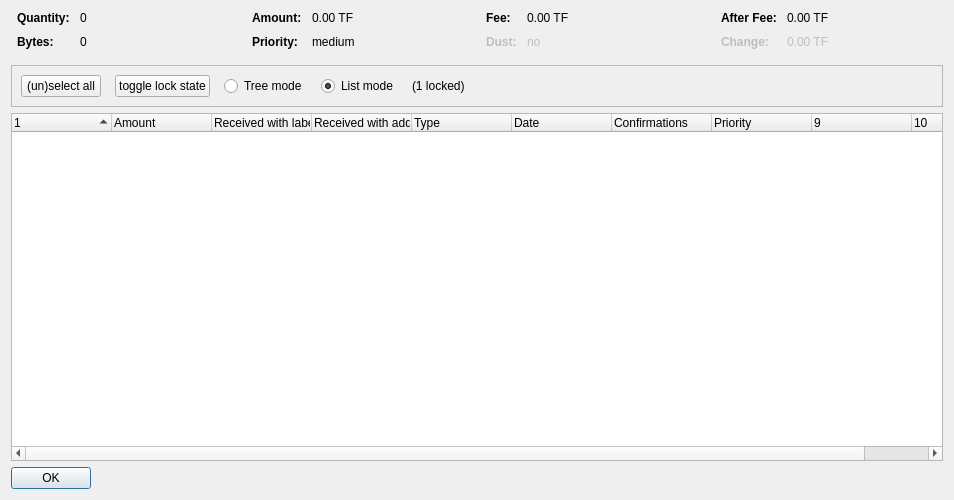
<?xml version="1.0" encoding="UTF-8"?>
<ui version="4.0">
 <class>CoinControlDialog</class>
 <widget class="QDialog" name="CoinControlDialog">
  <property name="geometry">
   <rect>
    <x>0</x>
    <y>0</y>
    <width>954</width>
    <height>500</height>
   </rect>
  </property>
  <property name="windowTitle">
   <string>Coin Selection</string>
  </property>
  <layout class="QVBoxLayout" name="verticalLayout">
   <item>
    <layout class="QHBoxLayout" name="horizontalLayoutTop" stretch="0,0,0,0">
     <property name="topMargin">
      <number>0</number>
     </property>
     <property name="bottomMargin">
      <number>10</number>
     </property>
     <item>
      <layout class="QFormLayout" name="formLayoutCoinControl1">
       <property name="horizontalSpacing">
        <number>10</number>
       </property>
       <property name="verticalSpacing">
        <number>10</number>
       </property>
       <property name="leftMargin">
        <number>6</number>
       </property>
       <property name="rightMargin">
        <number>6</number>
       </property>
       <item row="0" column="0">
        <widget class="QLabel" name="labelCoinControlQuantityText">
         <property name="font">
          <font>
           <weight>75</weight>
           <bold>true</bold>
          </font>
         </property>
         <property name="text">
          <string>Quantity:</string>
         </property>
        </widget>
       </item>
       <item row="0" column="1">
        <widget class="QLabel" name="labelCoinControlQuantity">
         <property name="cursor">
          <cursorShape>IBeamCursor</cursorShape>
         </property>
         <property name="contextMenuPolicy">
          <enum>Qt::ActionsContextMenu</enum>
         </property>
         <property name="text">
          <string notr="true">0</string>
         </property>
         <property name="textInteractionFlags">
          <set>Qt::LinksAccessibleByMouse|Qt::TextSelectableByKeyboard|Qt::TextSelectableByMouse</set>
         </property>
        </widget>
       </item>
       <item row="1" column="0">
        <widget class="QLabel" name="labelCoinControlBytesText">
         <property name="font">
          <font>
           <weight>75</weight>
           <bold>true</bold>
          </font>
         </property>
         <property name="text">
          <string>Bytes:</string>
         </property>
        </widget>
       </item>
       <item row="1" column="1">
        <widget class="QLabel" name="labelCoinControlBytes">
         <property name="cursor">
          <cursorShape>IBeamCursor</cursorShape>
         </property>
         <property name="contextMenuPolicy">
          <enum>Qt::ActionsContextMenu</enum>
         </property>
         <property name="text">
          <string notr="true">0</string>
         </property>
         <property name="textInteractionFlags">
          <set>Qt::LinksAccessibleByMouse|Qt::TextSelectableByKeyboard|Qt::TextSelectableByMouse</set>
         </property>
        </widget>
       </item>
      </layout>
     </item>
     <item>
      <layout class="QFormLayout" name="formLayoutCoinControl2">
       <property name="horizontalSpacing">
        <number>10</number>
       </property>
       <property name="verticalSpacing">
        <number>10</number>
       </property>
       <property name="leftMargin">
        <number>6</number>
       </property>
       <property name="rightMargin">
        <number>6</number>
       </property>
       <item row="0" column="0">
        <widget class="QLabel" name="labelCoinControlAmountText">
         <property name="font">
          <font>
           <weight>75</weight>
           <bold>true</bold>
          </font>
         </property>
         <property name="text">
          <string>Amount:</string>
         </property>
        </widget>
       </item>
       <item row="0" column="1">
        <widget class="QLabel" name="labelCoinControlAmount">
         <property name="cursor">
          <cursorShape>IBeamCursor</cursorShape>
         </property>
         <property name="contextMenuPolicy">
          <enum>Qt::ActionsContextMenu</enum>
         </property>
         <property name="text">
          <string notr="true">0.00 TF</string>
         </property>
         <property name="textInteractionFlags">
          <set>Qt::LinksAccessibleByMouse|Qt::TextSelectableByKeyboard|Qt::TextSelectableByMouse</set>
         </property>
        </widget>
       </item>
       <item row="1" column="0">
        <widget class="QLabel" name="labelCoinControlPriorityText">
         <property name="font">
          <font>
           <weight>75</weight>
           <bold>true</bold>
          </font>
         </property>
         <property name="text">
          <string>Priority:</string>
         </property>
        </widget>
       </item>
       <item row="1" column="1">
        <widget class="QLabel" name="labelCoinControlPriority">
         <property name="cursor">
          <cursorShape>IBeamCursor</cursorShape>
         </property>
         <property name="contextMenuPolicy">
          <enum>Qt::ActionsContextMenu</enum>
         </property>
         <property name="text">
          <string>medium</string>
         </property>
         <property name="textInteractionFlags">
          <set>Qt::LinksAccessibleByMouse|Qt::TextSelectableByKeyboard|Qt::TextSelectableByMouse</set>
         </property>
        </widget>
       </item>
      </layout>
     </item>
     <item>
      <layout class="QFormLayout" name="formLayoutCoinControl3">
       <property name="horizontalSpacing">
        <number>10</number>
       </property>
       <property name="verticalSpacing">
        <number>10</number>
       </property>
       <property name="leftMargin">
        <number>6</number>
       </property>
       <property name="rightMargin">
        <number>6</number>
       </property>
       <item row="0" column="0">
        <widget class="QLabel" name="labelCoinControlFeeText">
         <property name="font">
          <font>
           <weight>75</weight>
           <bold>true</bold>
          </font>
         </property>
         <property name="text">
          <string>Fee:</string>
         </property>
        </widget>
       </item>
       <item row="0" column="1">
        <widget class="QLabel" name="labelCoinControlFee">
         <property name="cursor">
          <cursorShape>IBeamCursor</cursorShape>
         </property>
         <property name="contextMenuPolicy">
          <enum>Qt::ActionsContextMenu</enum>
         </property>
         <property name="text">
          <string notr="true">0.00 TF</string>
         </property>
         <property name="textInteractionFlags">
          <set>Qt::LinksAccessibleByMouse|Qt::TextSelectableByKeyboard|Qt::TextSelectableByMouse</set>
         </property>
        </widget>
       </item>
       <item row="1" column="0">
        <widget class="QLabel" name="labelCoinControlLowOutputText">
         <property name="enabled">
          <bool>false</bool>
         </property>
         <property name="font">
          <font>
           <weight>75</weight>
           <bold>true</bold>
          </font>
         </property>
         <property name="text">
          <string>Dust:</string>
         </property>
        </widget>
       </item>
       <item row="1" column="1">
        <widget class="QLabel" name="labelCoinControlLowOutput">
         <property name="enabled">
          <bool>false</bool>
         </property>
         <property name="cursor">
          <cursorShape>IBeamCursor</cursorShape>
         </property>
         <property name="contextMenuPolicy">
          <enum>Qt::ActionsContextMenu</enum>
         </property>
         <property name="text">
          <string>no</string>
         </property>
         <property name="textInteractionFlags">
          <set>Qt::LinksAccessibleByMouse|Qt::TextSelectableByKeyboard|Qt::TextSelectableByMouse</set>
         </property>
        </widget>
       </item>
      </layout>
     </item>
     <item>
      <layout class="QFormLayout" name="formLayoutCoinControl4">
       <property name="horizontalSpacing">
        <number>10</number>
       </property>
       <property name="verticalSpacing">
        <number>10</number>
       </property>
       <property name="leftMargin">
        <number>6</number>
       </property>
       <property name="rightMargin">
        <number>6</number>
       </property>
       <item row="0" column="0">
        <widget class="QLabel" name="labelCoinControlAfterFeeText">
         <property name="font">
          <font>
           <weight>75</weight>
           <bold>true</bold>
          </font>
         </property>
         <property name="text">
          <string>After Fee:</string>
         </property>
        </widget>
       </item>
       <item row="0" column="1">
        <widget class="QLabel" name="labelCoinControlAfterFee">
         <property name="cursor">
          <cursorShape>IBeamCursor</cursorShape>
         </property>
         <property name="contextMenuPolicy">
          <enum>Qt::ActionsContextMenu</enum>
         </property>
         <property name="text">
          <string notr="true">0.00 TF</string>
         </property>
         <property name="textInteractionFlags">
          <set>Qt::LinksAccessibleByMouse|Qt::TextSelectableByKeyboard|Qt::TextSelectableByMouse</set>
         </property>
        </widget>
       </item>
       <item row="1" column="0">
        <widget class="QLabel" name="labelCoinControlChangeText">
         <property name="enabled">
          <bool>false</bool>
         </property>
         <property name="font">
          <font>
           <weight>75</weight>
           <bold>true</bold>
          </font>
         </property>
         <property name="text">
          <string>Change:</string>
         </property>
        </widget>
       </item>
       <item row="1" column="1">
        <widget class="QLabel" name="labelCoinControlChange">
         <property name="enabled">
          <bool>false</bool>
         </property>
         <property name="cursor">
          <cursorShape>IBeamCursor</cursorShape>
         </property>
         <property name="contextMenuPolicy">
          <enum>Qt::ActionsContextMenu</enum>
         </property>
         <property name="text">
          <string notr="true">0.00 TF</string>
         </property>
         <property name="textInteractionFlags">
          <set>Qt::LinksAccessibleByMouse|Qt::TextSelectableByKeyboard|Qt::TextSelectableByMouse</set>
         </property>
        </widget>
       </item>
      </layout>
     </item>
    </layout>
   </item>
   <item>
    <widget class="QFrame" name="frame">
     <property name="minimumSize">
      <size>
       <width>0</width>
       <height>40</height>
      </size>
     </property>
     <property name="frameShape">
      <enum>QFrame::StyledPanel</enum>
     </property>
     <property name="frameShadow">
      <enum>QFrame::Sunken</enum>
     </property>
     <layout class="QHBoxLayout" name="horizontalLayout">
      <item>
       <layout class="QHBoxLayout" name="horizontalLayoutPanel" stretch="0,0,0,0,0,0">
        <property name="spacing">
         <number>14</number>
        </property>
        <item>
         <widget class="QPushButton" name="pushButtonSelectAll">
          <property name="sizePolicy">
           <sizepolicy hsizetype="Maximum" vsizetype="Fixed">
            <horstretch>0</horstretch>
            <verstretch>0</verstretch>
           </sizepolicy>
          </property>
          <property name="text">
           <string>(un)select all</string>
          </property>
          <property name="autoDefault">
           <bool>false</bool>
          </property>
         </widget>
        </item>
        <item>
         <widget class="QPushButton" name="pushButtonToggleLock">
          <property name="sizePolicy">
           <sizepolicy hsizetype="Maximum" vsizetype="Fixed">
            <horstretch>0</horstretch>
            <verstretch>0</verstretch>
           </sizepolicy>
          </property>
          <property name="text">
           <string>toggle lock state</string>
          </property>
          <property name="autoDefault">
           <bool>false</bool>
          </property>
         </widget>
        </item>
        <item>
         <widget class="QRadioButton" name="radioTreeMode">
          <property name="sizePolicy">
           <sizepolicy hsizetype="Maximum" vsizetype="Fixed">
            <horstretch>0</horstretch>
            <verstretch>0</verstretch>
           </sizepolicy>
          </property>
          <property name="text">
           <string>Tree mode</string>
          </property>
         </widget>
        </item>
        <item>
         <widget class="QRadioButton" name="radioListMode">
          <property name="sizePolicy">
           <sizepolicy hsizetype="Maximum" vsizetype="Fixed">
            <horstretch>0</horstretch>
            <verstretch>0</verstretch>
           </sizepolicy>
          </property>
          <property name="text">
           <string>List mode</string>
          </property>
          <property name="checked">
           <bool>true</bool>
          </property>
         </widget>
        </item>
        <item>
         <widget class="QLabel" name="labelLocked">
          <property name="text">
           <string>(1 locked)</string>
          </property>
         </widget>
        </item>
        <item>
         <spacer name="horizontalSpacer">
          <property name="orientation">
           <enum>Qt::Horizontal</enum>
          </property>
          <property name="sizeHint" stdset="0">
           <size>
            <width>40</width>
            <height>20</height>
           </size>
          </property>
         </spacer>
        </item>
       </layout>
      </item>
     </layout>
    </widget>
   </item>
   <item>
    <widget class="CoinControlTreeWidget" name="treeWidget">
     <property name="contextMenuPolicy">
      <enum>Qt::CustomContextMenu</enum>
     </property>
     <property name="sortingEnabled">
      <bool>false</bool>
     </property>
     <property name="columnCount">
      <number>10</number>
     </property>
     <attribute name="headerShowSortIndicator" stdset="0">
      <bool>true</bool>
     </attribute>
     <attribute name="headerStretchLastSection">
      <bool>false</bool>
     </attribute>
     <column>
      <property name="text">
       <string/>
      </property>
     </column>
     <column>
      <property name="text">
       <string>Amount</string>
      </property>
     </column>
     <column>
      <property name="text">
       <string>Received with label</string>
      </property>
     </column>
     <column>
      <property name="text">
       <string>Received with address</string>
      </property>
     </column>
     <column>
      <property name="text">
       <string>Type</string>
      </property>
     </column>
     <column>
      <property name="text">
       <string>Date</string>
      </property>
     </column>
     <column>
      <property name="text">
       <string>Confirmations</string>
      </property>
      <property name="toolTip">
       <string>Confirmed</string>
      </property>
     </column>
     <column>
      <property name="text">
       <string>Priority</string>
      </property>
     </column>
     <column>
      <property name="text">
       <string/>
      </property>
     </column>
     <column>
      <property name="text">
       <string/>
      </property>
     </column>
    </widget>
   </item>
   <item>
    <widget class="QDialogButtonBox" name="buttonBox">
     <property name="sizePolicy">
      <sizepolicy hsizetype="Maximum" vsizetype="Fixed">
       <horstretch>0</horstretch>
       <verstretch>0</verstretch>
      </sizepolicy>
     </property>
     <property name="orientation">
      <enum>Qt::Horizontal</enum>
     </property>
     <property name="standardButtons">
      <set>QDialogButtonBox::Ok</set>
     </property>
    </widget>
   </item>
  </layout>
 </widget>
 <customwidgets>
  <customwidget>
   <class>CoinControlTreeWidget</class>
   <extends>QTreeWidget</extends>
   <header>qt/coincontroltreewidget.h</header>
  </customwidget>
 </customwidgets>
 <resources/>
 <connections/>
</ui>
